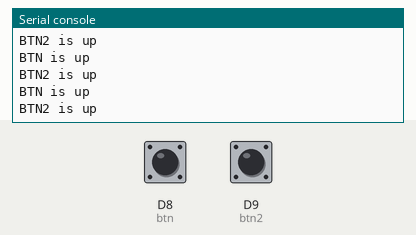
Recording of a program running on a simulated CircuitPython board. Shown: the last lines printed to the serial console. The test bench sets the inputs (shaded band); at power-on: D8 (btn) LOW, D9 (btn2) LOW.

Above: at 1.2 s.
1.3 s: D8 (btn) pulled HIGH for 0.25 s
At 1.41 s:
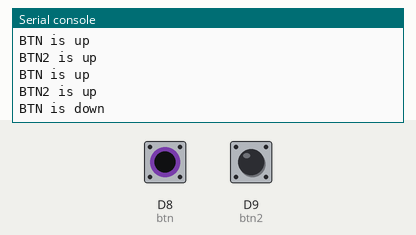
3.0 s: D9 (btn2) pulled HIGH for 0.25 s
At 3.11 s:
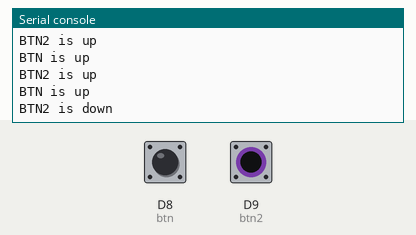

The program:

Button.py
```python
import time
import board
from digitalio import DigitalInOut, Direction, Pull

btn = DigitalInOut(board.D8)
btn.direction = Direction.INPUT
btn.pull = Pull.DOWN

btn2 = DigitalInOut(board.D9)
btn2.direction = Direction.INPUT
btn2.pull = Pull.DOWN

while True:
    if btn.value:
        print("BTN is down")
    else:
        print("BTN is up")
        pass

    time.sleep(0.1) # sleep for debounce
    if btn2.value:
        print("BTN2 is down")
    else:
        print("BTN2 is up")
    pass

    time.sleep(0.1) # sleep for debounce
```

Measured:
- after the input at 1.3 s, the serial console: prints a new line after 0.10 s (image 1)
- after the input at 3.0 s, the serial console: prints a new line after 0.11 s (image 2)
